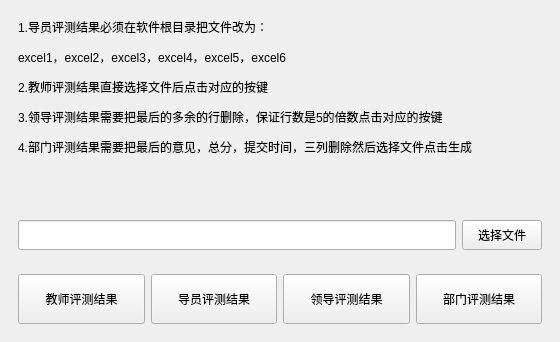
<?xml version="1.0" encoding="UTF-8"?>
<ui version="4.0">
 <class>MainWindow</class>
 <widget class="QMainWindow" name="MainWindow">
  <property name="geometry">
   <rect>
    <x>0</x>
    <y>0</y>
    <width>560</width>
    <height>329</height>
   </rect>
  </property>
  <property name="windowTitle">
   <string>MainWindow</string>
  </property>
  <widget class="QWidget" name="centralwidget">
   <layout class="QVBoxLayout" name="verticalLayout">
    <item>
     <widget class="QWidget" name="widget_3" native="true">
      <layout class="QVBoxLayout" name="verticalLayout_2">
       <item>
        <widget class="QLabel" name="label">
         <property name="text">
          <string>&lt;html&gt;&lt;head/&gt;&lt;body&gt;&lt;p&gt;1.导员评测结果必须在软件根目录把文件改为：&lt;/p&gt;&lt;p&gt;excel1，excel2，excel3，excel4，excel5，excel6&lt;/p&gt;&lt;p&gt;2.教师评测结果直接选择文件后点击对应的按键&lt;/p&gt;&lt;p&gt;3.领导评测结果需要把最后的多余的行删除，保证行数是5的倍数点击对应的按键&lt;/p&gt;&lt;p&gt;4.部门评测结果需要把最后的意见，总分，提交时间，三列删除然后选择文件点击生成&lt;/p&gt;&lt;p&gt;&lt;br/&gt;&lt;/p&gt;&lt;/body&gt;&lt;/html&gt;</string>
         </property>
         <property name="alignment">
          <set>Qt::AlignLeading|Qt::AlignLeft|Qt::AlignVCenter</set>
         </property>
        </widget>
       </item>
      </layout>
     </widget>
    </item>
    <item>
     <widget class="QWidget" name="widget_2" native="true">
      <layout class="QHBoxLayout" name="horizontalLayout_2">
       <item>
        <widget class="QLineEdit" name="lineEdit">
         <property name="minimumSize">
          <size>
           <width>0</width>
           <height>30</height>
          </size>
         </property>
        </widget>
       </item>
       <item>
        <widget class="QPushButton" name="pushButton_6">
         <property name="minimumSize">
          <size>
           <width>0</width>
           <height>30</height>
          </size>
         </property>
         <property name="text">
          <string>选择文件</string>
         </property>
        </widget>
       </item>
      </layout>
     </widget>
    </item>
    <item>
     <widget class="QWidget" name="widget" native="true">
      <layout class="QHBoxLayout" name="horizontalLayout">
       <item>
        <widget class="QPushButton" name="pushButton">
         <property name="minimumSize">
          <size>
           <width>100</width>
           <height>50</height>
          </size>
         </property>
         <property name="text">
          <string>教师评测结果</string>
         </property>
        </widget>
       </item>
       <item>
        <widget class="QPushButton" name="pushButton_3">
         <property name="minimumSize">
          <size>
           <width>100</width>
           <height>50</height>
          </size>
         </property>
         <property name="text">
          <string>导员评测结果</string>
         </property>
        </widget>
       </item>
       <item>
        <widget class="QPushButton" name="pushButton_2">
         <property name="minimumSize">
          <size>
           <width>100</width>
           <height>50</height>
          </size>
         </property>
         <property name="text">
          <string>领导评测结果</string>
         </property>
        </widget>
       </item>
       <item>
        <widget class="QPushButton" name="pushButton_4">
         <property name="minimumSize">
          <size>
           <width>100</width>
           <height>50</height>
          </size>
         </property>
         <property name="text">
          <string>部门评测结果</string>
         </property>
        </widget>
       </item>
      </layout>
     </widget>
    </item>
   </layout>
  </widget>
 </widget>
 <resources/>
 <connections/>
</ui>
